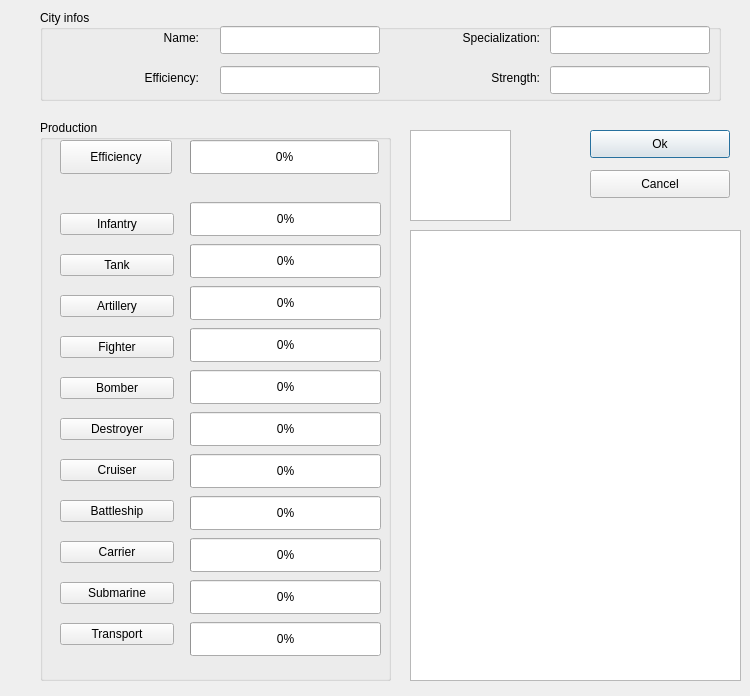
<?xml version="1.0" encoding="UTF-8"?>
<ui version="4.0">
 <class>CityEditDialog</class>
 <widget class="QWidget" name="CityEditDialog">
  <property name="geometry">
   <rect>
    <x>0</x>
    <y>0</y>
    <width>750</width>
    <height>696</height>
   </rect>
  </property>
  <property name="windowTitle">
   <string>City Settings</string>
  </property>
  <widget class="QGroupBox" name="groupBoxProduction">
   <property name="geometry">
    <rect>
     <x>40</x>
     <y>120</y>
     <width>351</width>
     <height>561</height>
    </rect>
   </property>
   <property name="title">
    <string>Production</string>
   </property>
   <widget class="QPushButton" name="pushButtonProduceEfficiency">
    <property name="geometry">
     <rect>
      <x>20</x>
      <y>20</y>
      <width>112</width>
      <height>34</height>
     </rect>
    </property>
    <property name="text">
     <string>Efficiency</string>
    </property>
   </widget>
   <widget class="QProgressBar" name="progressBarProgressEfficieny">
    <property name="geometry">
     <rect>
      <x>150</x>
      <y>20</y>
      <width>189</width>
      <height>34</height>
     </rect>
    </property>
    <property name="minimumSize">
     <size>
      <width>0</width>
      <height>34</height>
     </size>
    </property>
    <property name="maximumSize">
     <size>
      <width>16777215</width>
      <height>34</height>
     </size>
    </property>
    <property name="value">
     <number>0</number>
    </property>
   </widget>
   <widget class="QWidget" name="layoutWidget">
    <property name="geometry">
     <rect>
      <x>20</x>
      <y>80</y>
      <width>114</width>
      <height>466</height>
     </rect>
    </property>
    <layout class="QVBoxLayout" name="verticalLayout">
     <item>
      <widget class="QPushButton" name="pushButtonProduceInfantry">
       <property name="text">
        <string>Infantry</string>
       </property>
      </widget>
     </item>
     <item>
      <widget class="QPushButton" name="pushButtonProduceTank">
       <property name="text">
        <string>Tank</string>
       </property>
      </widget>
     </item>
     <item>
      <widget class="QPushButton" name="pushButtonProduceArtillery">
       <property name="text">
        <string>Artillery</string>
       </property>
      </widget>
     </item>
     <item>
      <widget class="QPushButton" name="pushButtonProduceFighter">
       <property name="text">
        <string>Fighter</string>
       </property>
      </widget>
     </item>
     <item>
      <widget class="QPushButton" name="pushButtonProduceBomber">
       <property name="text">
        <string>Bomber</string>
       </property>
      </widget>
     </item>
     <item>
      <widget class="QPushButton" name="pushButtonProduceDestroyer">
       <property name="text">
        <string>Destroyer</string>
       </property>
      </widget>
     </item>
     <item>
      <widget class="QPushButton" name="pushButtonProduceCruiser">
       <property name="text">
        <string>Cruiser</string>
       </property>
      </widget>
     </item>
     <item>
      <widget class="QPushButton" name="pushButtonProduceBattleshitp">
       <property name="text">
        <string>Battleship</string>
       </property>
      </widget>
     </item>
     <item>
      <widget class="QPushButton" name="pushButtonProduceCarrier">
       <property name="text">
        <string>Carrier</string>
       </property>
      </widget>
     </item>
     <item>
      <widget class="QPushButton" name="pushButtonProduceSubmarine">
       <property name="text">
        <string>Submarine</string>
       </property>
      </widget>
     </item>
     <item>
      <widget class="QPushButton" name="pushButtonProduceTransport">
       <property name="text">
        <string>Transport</string>
       </property>
      </widget>
     </item>
    </layout>
   </widget>
   <widget class="QWidget" name="layoutWidgetProgress">
    <property name="geometry">
     <rect>
      <x>150</x>
      <y>80</y>
      <width>191</width>
      <height>466</height>
     </rect>
    </property>
    <layout class="QVBoxLayout" name="verticalLayout_2">
     <item>
      <widget class="QProgressBar" name="progressBarProgressInfantry">
       <property name="minimumSize">
        <size>
         <width>0</width>
         <height>34</height>
        </size>
       </property>
       <property name="maximumSize">
        <size>
         <width>16777215</width>
         <height>34</height>
        </size>
       </property>
       <property name="value">
        <number>0</number>
       </property>
      </widget>
     </item>
     <item>
      <widget class="QProgressBar" name="progressBarProgressTank">
       <property name="minimumSize">
        <size>
         <width>0</width>
         <height>34</height>
        </size>
       </property>
       <property name="maximumSize">
        <size>
         <width>16777215</width>
         <height>34</height>
        </size>
       </property>
       <property name="value">
        <number>0</number>
       </property>
      </widget>
     </item>
     <item>
      <widget class="QProgressBar" name="progressBarProgressArtillery">
       <property name="minimumSize">
        <size>
         <width>0</width>
         <height>34</height>
        </size>
       </property>
       <property name="maximumSize">
        <size>
         <width>16777215</width>
         <height>34</height>
        </size>
       </property>
       <property name="value">
        <number>0</number>
       </property>
      </widget>
     </item>
     <item>
      <widget class="QProgressBar" name="progressBarProgressFighter">
       <property name="minimumSize">
        <size>
         <width>0</width>
         <height>34</height>
        </size>
       </property>
       <property name="maximumSize">
        <size>
         <width>16777215</width>
         <height>34</height>
        </size>
       </property>
       <property name="value">
        <number>0</number>
       </property>
      </widget>
     </item>
     <item>
      <widget class="QProgressBar" name="progressBarProgressBomber">
       <property name="minimumSize">
        <size>
         <width>0</width>
         <height>34</height>
        </size>
       </property>
       <property name="maximumSize">
        <size>
         <width>16777215</width>
         <height>34</height>
        </size>
       </property>
       <property name="value">
        <number>0</number>
       </property>
      </widget>
     </item>
     <item>
      <widget class="QProgressBar" name="progressBarProgressDestroyer">
       <property name="minimumSize">
        <size>
         <width>0</width>
         <height>34</height>
        </size>
       </property>
       <property name="maximumSize">
        <size>
         <width>16777215</width>
         <height>34</height>
        </size>
       </property>
       <property name="value">
        <number>0</number>
       </property>
      </widget>
     </item>
     <item>
      <widget class="QProgressBar" name="progressBarProgressCruiser">
       <property name="minimumSize">
        <size>
         <width>0</width>
         <height>34</height>
        </size>
       </property>
       <property name="maximumSize">
        <size>
         <width>16777215</width>
         <height>34</height>
        </size>
       </property>
       <property name="value">
        <number>0</number>
       </property>
      </widget>
     </item>
     <item>
      <widget class="QProgressBar" name="progressBarProgressBattleship">
       <property name="minimumSize">
        <size>
         <width>0</width>
         <height>34</height>
        </size>
       </property>
       <property name="maximumSize">
        <size>
         <width>16777215</width>
         <height>34</height>
        </size>
       </property>
       <property name="value">
        <number>0</number>
       </property>
      </widget>
     </item>
     <item>
      <widget class="QProgressBar" name="progressBarProgressCarrier">
       <property name="minimumSize">
        <size>
         <width>0</width>
         <height>34</height>
        </size>
       </property>
       <property name="maximumSize">
        <size>
         <width>16777215</width>
         <height>34</height>
        </size>
       </property>
       <property name="value">
        <number>0</number>
       </property>
      </widget>
     </item>
     <item>
      <widget class="QProgressBar" name="progressBarProgressSubmarine">
       <property name="minimumSize">
        <size>
         <width>0</width>
         <height>34</height>
        </size>
       </property>
       <property name="maximumSize">
        <size>
         <width>16777215</width>
         <height>34</height>
        </size>
       </property>
       <property name="value">
        <number>0</number>
       </property>
      </widget>
     </item>
     <item>
      <widget class="QProgressBar" name="progressBarProgressTransport">
       <property name="minimumSize">
        <size>
         <width>0</width>
         <height>34</height>
        </size>
       </property>
       <property name="maximumSize">
        <size>
         <width>16777215</width>
         <height>34</height>
        </size>
       </property>
       <property name="value">
        <number>0</number>
       </property>
      </widget>
     </item>
    </layout>
   </widget>
  </widget>
  <widget class="QGraphicsView" name="graphicsViewUnitImage">
   <property name="geometry">
    <rect>
     <x>410</x>
     <y>130</y>
     <width>101</width>
     <height>91</height>
    </rect>
   </property>
  </widget>
  <widget class="QTableWidget" name="tableWidgetUnitStats">
   <property name="geometry">
    <rect>
     <x>410</x>
     <y>230</y>
     <width>331</width>
     <height>451</height>
    </rect>
   </property>
  </widget>
  <widget class="QPushButton" name="pushButtonOk">
   <property name="geometry">
    <rect>
     <x>590</x>
     <y>130</y>
     <width>140</width>
     <height>28</height>
    </rect>
   </property>
   <property name="text">
    <string>Ok</string>
   </property>
   <property name="default">
    <bool>true</bool>
   </property>
  </widget>
  <widget class="QPushButton" name="pushButtonCancel">
   <property name="geometry">
    <rect>
     <x>590</x>
     <y>170</y>
     <width>140</width>
     <height>28</height>
    </rect>
   </property>
   <property name="text">
    <string>Cancel</string>
   </property>
  </widget>
  <widget class="QGroupBox" name="groupBoxCityInfo">
   <property name="geometry">
    <rect>
     <x>40</x>
     <y>10</y>
     <width>681</width>
     <height>91</height>
    </rect>
   </property>
   <property name="title">
    <string>City infos</string>
   </property>
   <widget class="QLineEdit" name="lineEditName">
    <property name="geometry">
     <rect>
      <x>180</x>
      <y>16</y>
      <width>160</width>
      <height>28</height>
     </rect>
    </property>
   </widget>
   <widget class="QLineEdit" name="lineEditEfficiency">
    <property name="geometry">
     <rect>
      <x>180</x>
      <y>56</y>
      <width>160</width>
      <height>28</height>
     </rect>
    </property>
    <property name="acceptDrops">
     <bool>true</bool>
    </property>
    <property name="frame">
     <bool>true</bool>
    </property>
    <property name="readOnly">
     <bool>true</bool>
    </property>
   </widget>
   <widget class="QLabel" name="labelName">
    <property name="geometry">
     <rect>
      <x>39</x>
      <y>18</y>
      <width>120</width>
      <height>20</height>
     </rect>
    </property>
    <property name="text">
     <string>Name:</string>
    </property>
    <property name="alignment">
     <set>Qt::AlignRight|Qt::AlignTrailing|Qt::AlignVCenter</set>
    </property>
   </widget>
   <widget class="QLabel" name="labelEfficiency">
    <property name="geometry">
     <rect>
      <x>39</x>
      <y>58</y>
      <width>120</width>
      <height>20</height>
     </rect>
    </property>
    <property name="text">
     <string>Efficiency:</string>
    </property>
    <property name="alignment">
     <set>Qt::AlignRight|Qt::AlignTrailing|Qt::AlignVCenter</set>
    </property>
   </widget>
   <widget class="QLineEdit" name="lineEditSpecialization">
    <property name="geometry">
     <rect>
      <x>510</x>
      <y>16</y>
      <width>160</width>
      <height>28</height>
     </rect>
    </property>
    <property name="readOnly">
     <bool>true</bool>
    </property>
   </widget>
   <widget class="QLabel" name="labelStrength">
    <property name="geometry">
     <rect>
      <x>380</x>
      <y>58</y>
      <width>120</width>
      <height>20</height>
     </rect>
    </property>
    <property name="text">
     <string>Strength:</string>
    </property>
    <property name="alignment">
     <set>Qt::AlignRight|Qt::AlignTrailing|Qt::AlignVCenter</set>
    </property>
   </widget>
   <widget class="QLabel" name="labelSpecialization">
    <property name="geometry">
     <rect>
      <x>380</x>
      <y>18</y>
      <width>120</width>
      <height>20</height>
     </rect>
    </property>
    <property name="text">
     <string>Specialization:</string>
    </property>
    <property name="alignment">
     <set>Qt::AlignRight|Qt::AlignTrailing|Qt::AlignVCenter</set>
    </property>
   </widget>
   <widget class="QLineEdit" name="lineEditStrength">
    <property name="geometry">
     <rect>
      <x>510</x>
      <y>56</y>
      <width>160</width>
      <height>28</height>
     </rect>
    </property>
    <property name="readOnly">
     <bool>true</bool>
    </property>
   </widget>
  </widget>
 </widget>
 <resources/>
 <connections/>
</ui>
